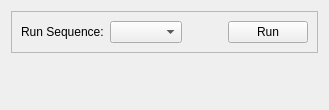
          <widget class="QWidget" name="requesterSequenceRunnerTab">
           <attribute name="title">
            <string>Sequence Runner</string>
           </attribute>
           <layout class="QVBoxLayout" name="verticalLayout_36">
            <item>
             <widget class="QFrame" name="frame_10">
              <property name="frameShape">
               <enum>QFrame::StyledPanel</enum>
              </property>
              <property name="frameShadow">
               <enum>QFrame::Raised</enum>
              </property>
              <layout class="QVBoxLayout" name="verticalLayout_35">
               <item>
                <layout class="QHBoxLayout" name="horizontalLayout_20">
                 <item>
                  <widget class="QLabel" name="label_2">
                   <property name="text">
                    <string>Run Sequence:</string>
                   </property>
                  </widget>
                 </item>
                 <item>
                  <widget class="QComboBox" name="sequenceRunnerSequenceComboBox">
                   <property name="sizePolicy">
                    <sizepolicy hsizetype="MinimumExpanding" vsizetype="Fixed">
                     <horstretch>0</horstretch>
                     <verstretch>0</verstretch>
                    </sizepolicy>
                   </property>
                  </widget>
                 </item>
                 <item>
                  <spacer name="horizontalSpacer_10">
                   <property name="orientation">
                    <enum>Qt::Horizontal</enum>
                   </property>
                   <property name="sizeHint" stdset="0">
                    <size>
                     <width>40</width>
                     <height>20</height>
                    </size>
                   </property>
                  </spacer>
                 </item>
                 <item>
                  <widget class="QPushButton" name="sequenceRunnerRunButton">
                   <property name="text">
                    <string>Run</string>
                   </property>
                  </widget>
                 </item>
                </layout>
               </item>
              </layout>
             </widget>
            </item>
            <item>
             <widget class="QFrame" name="sequenceRunnerDisplayFrame">
              <property name="frameShape">
               <enum>QFrame::StyledPanel</enum>
              </property>
              <property name="frameShadow">
               <enum>QFrame::Raised</enum>
              </property>
             </widget>
            </item>
            <item>
             <spacer name="verticalSpacer">
              <property name="orientation">
               <enum>Qt::Vertical</enum>
              </property>
              <property name="sizeHint" stdset="0">
               <size>
                <width>20</width>
                <height>40</height>
               </size>
              </property>
             </spacer>
            </item>
           </layout>
          </widget>
